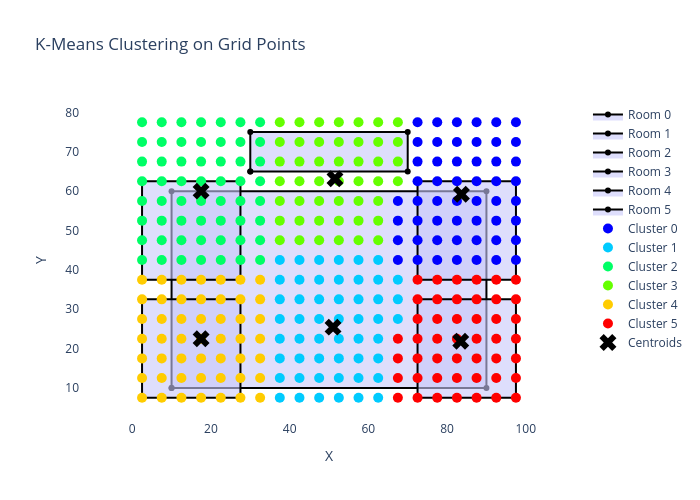

The notebook cell this image was saved under:
### Code cell
def get_thermal_color(value, vmin=0, vmax=1):
    """Convert a value to a thermal colormap color."""
    # Normalize value
    t = (value - vmin) / (vmax - vmin + 1e-10)
    t = max(0, min(1, t))
    
    # Simple thermal colormap (blue -> cyan -> yellow -> red)
    if t < 0.25:
        r, g, b = 0, int(255 * t * 4), 255
    elif t < 0.5:
        r, g, b = 0, 255, int(255 * (1 - (t - 0.25) * 4))
    elif t < 0.75:
        r, g, b = int(255 * (t - 0.5) * 4), 255, 0
    else:
        r, g, b = 255, int(255 * (1 - (t - 0.75) * 4)), 0
    
    return f'rgb({r},{g},{b})'

# Visualize K-Means results
colors = [get_thermal_color(label, 0, k-1) for label in km_labels]

fig = visualize_faces_2d(rooms, "K-Means Clustering on Grid Points")

# Add clustered points
for cluster_id in range(k):
    mask = km_labels == cluster_id
    cluster_points = grid_points[mask]
    color = get_thermal_color(cluster_id, 0, k-1)
    
    fig.add_trace(go.Scatter(
        x=cluster_points[:, 0],
        y=cluster_points[:, 1],
        mode='markers',
        marker=dict(size=10, color=color),
        name=f'Cluster {cluster_id}'
    ))

# Add centroids
fig.add_trace(go.Scatter(
    x=km_centroids[:, 0],
    y=km_centroids[:, 1],
    mode='markers',
    marker=dict(size=15, color='black', symbol='x'),
    name='Centroids'
))

fig.update_layout(showlegend=True)
fig.show()

### Figure 1 — Plotly figure (JSON) as saved in the notebook; plotly's stock layout.template omitted (floating-point values rounded to 4 significant figures)
{"data": [{"fill": "toself", "fillcolor": "rgba(200, 200, 250, 0.6)", "line": {"color": "black", "width": 2}, "name": "Room 0", "type": "scatter", "x": [10, 90, 90, 10, 10], "y": [10, 10, 60, 60, 10]}, {"fill": "toself", "fillcolor": "rgba(200, 200, 250, 0.6)", "line": {"color": "black", "width": 2}, "name": "Room 1", "type": "scatter", "x": [2.5, 27.5, 27.5, 2.5, 2.5], "y": [7.5, 7.5, 32.5, 32.5, 7.5]}, {"fill": "toself", "fillcolor": "rgba(200, 200, 250, 0.6)", "line": {"color": "black", "width": 2}, "name": "Room 2", "type": "scatter", "x": [2.5, 27.5, 27.5, 2.5, 2.5], "y": [37.5, 37.5, 62.5, 62.5, 37.5]}, {"fill": "toself", "fillcolor": "rgba(200, 200, 250, 0.6)", "line": {"color": "black", "width": 2}, "name": "Room 3", "type": "scatter", "x": [72.5, 97.5, 97.5, 72.5, 72.5], "y": [7.5, 7.5, 32.5, 32.5, 7.5]}, {"fill": "toself", "fillcolor": "rgba(200, 200, 250, 0.6)", "line": {"color": "black", "width": 2}, "name": "Room 4", "type": "scatter", "x": [72.5, 97.5, 97.5, 72.5, 72.5], "y": [37.5, 37.5, 62.5, 62.5, 37.5]}, {"fill": "toself", "fillcolor": "rgba(200, 200, 250, 0.6)", "line": {"color": "black", "width": 2}, "name": "Room 5", "type": "scatter", "x": [30, 70, 70, 30, 30], "y": [65, 65, 75, 75, 65]}, {"marker": {"color": "rgb(0,0,255)", "size": 10}, "mode": "markers", "name": "Cluster 0", "type": "scatter", "x": [67.5, 67.5, 67.5, 67.5, 72.5, 72.5, 72.5, 72.5, 72.5, 72.5, 72.5, 72.5, 77.5, 77.5, 77.5, 77.5, 77.5, 77.5, 77.5, 77.5, 82.5, 82.5, 82.5, 82.5, 82.5, 82.5, 82.5, 82.5, 87.5, 87.5, 87.5, 87.5, 87.5, 87.5, 87.5, 87.5, 92.5, 92.5, 92.5, 92.5, 92.5, 92.5, 92.5, 92.5, 97.5, 97.5, 97.5, 97.5, 97.5, 97.5, 97.5, 97.5], "y": [42.5, 47.5, 52.5, 57.5, 42.5, 47.5, 52.5, 57.5, 62.5, 67.5, 72.5, 77.5, 42.5, 47.5, 52.5, 57.5, 62.5, 67.5, 72.5, 77.5, 42.5, 47.5, 52.5, 57.5, 62.5, 67.5, 72.5, 77.5, 42.5, 47.5, 52.5, 57.5, 62.5, 67.5, 72.5, 77.5, 42.5, 47.5, 52.5, 57.5, 62.5, 67.5, 72.5, 77.5, 42.5, 47.5, 52.5, 57.5, 62.5, 67.5, 72.5, 77.5]}, {"marker": {"color": "rgb(0,203,255)", "size": 10}, "mode": "markers", "name": "Cluster 1", "type": "scatter", "x": [37.5, 37.5, 37.5, 37.5, 37.5, 37.5, 37.5, 37.5, 42.5, 42.5, 42.5, 42.5, 42.5, 42.5, 42.5, 42.5, 47.5, 47.5, 47.5, 47.5, 47.5, 47.5, 47.5, 47.5, 52.5, 52.5, 52.5, 52.5, 52.5, 52.5, 52.5, 52.5, 57.5, 57.5, 57.5, 57.5, 57.5, 57.5, 57.5, 57.5, 62.5, 62.5, 62.5, 62.5, 62.5, 62.5, 62.5, 62.5, 67.5, 67.5, 67.5], "y": [7.5, 12.5, 17.5, 22.5, 27.5, 32.5, 37.5, 42.5, 7.5, 12.5, 17.5, 22.5, 27.5, 32.5, 37.5, 42.5, 7.5, 12.5, 17.5, 22.5, 27.5, 32.5, 37.5, 42.5, 7.5, 12.5, 17.5, 22.5, 27.5, 32.5, 37.5, 42.5, 7.5, 12.5, 17.5, 22.5, 27.5, 32.5, 37.5, 42.5, 7.5, 12.5, 17.5, 22.5, 27.5, 32.5, 37.5, 42.5, 27.5, 32.5, 37.5]}, {"marker": {"color": "rgb(0,255,102)", "size": 10}, "mode": "markers", "name": "Cluster 2", "type": "scatter", "x": [2.5, 2.5, 2.5, 2.5, 2.5, 2.5, 2.5, 2.5, 7.5, 7.5, 7.5, 7.5, 7.5, 7.5, 7.5, 7.5, 12.5, 12.5, 12.5, 12.5, 12.5, 12.5, 12.5, 12.5, 17.5, 17.5, 17.5, 17.5, 17.5, 17.5, 17.5, 17.5, 22.5, 22.5, 22.5, 22.5, 22.5, 22.5, 22.5, 22.5, 27.5, 27.5, 27.5, 27.5, 27.5, 27.5, 27.5, 27.5, 32.5, 32.5, 32.5, 32.5, 32.5, 32.5, 32.5, 32.5], "y": [42.5, 47.5, 52.5, 57.5, 62.5, 67.5, 72.5, 77.5, 42.5, 47.5, 52.5, 57.5, 62.5, 67.5, 72.5, 77.5, 42.5, 47.5, 52.5, 57.5, 62.5, 67.5, 72.5, 77.5, 42.5, 47.5, 52.5, 57.5, 62.5, 67.5, 72.5, 77.5, 42.5, 47.5, 52.5, 57.5, 62.5, 67.5, 72.5, 77.5, 42.5, 47.5, 52.5, 57.5, 62.5, 67.5, 72.5, 77.5, 42.5, 47.5, 52.5, 57.5, 62.5, 67.5, 72.5, 77.5]}, {"marker": {"color": "rgb(101,255,0)", "size": 10}, "mode": "markers", "name": "Cluster 3", "type": "scatter", "x": [37.5, 37.5, 37.5, 37.5, 37.5, 37.5, 37.5, 42.5, 42.5, 42.5, 42.5, 42.5, 42.5, 42.5, 47.5, 47.5, 47.5, 47.5, 47.5, 47.5, 47.5, 52.5, 52.5, 52.5, 52.5, 52.5, 52.5, 52.5, 57.5, 57.5, 57.5, 57.5, 57.5, 57.5, 57.5, 62.5, 62.5, 62.5, 62.5, 62.5, 62.5, 62.5, 67.5, 67.5, 67.5, 67.5], "y": [47.5, 52.5, 57.5, 62.5, 67.5, 72.5, 77.5, 47.5, 52.5, 57.5, 62.5, 67.5, 72.5, 77.5, 47.5, 52.5, 57.5, 62.5, 67.5, 72.5, 77.5, 47.5, 52.5, 57.5, 62.5, 67.5, 72.5, 77.5, 47.5, 52.5, 57.5, 62.5, 67.5, 72.5, 77.5, 47.5, 52.5, 57.5, 62.5, 67.5, 72.5, 77.5, 62.5, 67.5, 72.5, 77.5]}, {"marker": {"color": "rgb(255,204,0)", "size": 10}, "mode": "markers", "name": "Cluster 4", "type": "scatter", "x": [2.5, 2.5, 2.5, 2.5, 2.5, 2.5, 2.5, 7.5, 7.5, 7.5, 7.5, 7.5, 7.5, 7.5, 12.5, 12.5, 12.5, 12.5, 12.5, 12.5, 12.5, 17.5, 17.5, 17.5, 17.5, 17.5, 17.5, 17.5, 22.5, 22.5, 22.5, 22.5, 22.5, 22.5, 22.5, 27.5, 27.5, 27.5, 27.5, 27.5, 27.5, 27.5, 32.5, 32.5, 32.5, 32.5, 32.5, 32.5, 32.5], "y": [7.5, 12.5, 17.5, 22.5, 27.5, 32.5, 37.5, 7.5, 12.5, 17.5, 22.5, 27.5, 32.5, 37.5, 7.5, 12.5, 17.5, 22.5, 27.5, 32.5, 37.5, 7.5, 12.5, 17.5, 22.5, 27.5, 32.5, 37.5, 7.5, 12.5, 17.5, 22.5, 27.5, 32.5, 37.5, 7.5, 12.5, 17.5, 22.5, 27.5, 32.5, 37.5, 7.5, 12.5, 17.5, 22.5, 27.5, 32.5, 37.5]}, {"marker": {"color": "rgb(255,0,0)", "size": 10}, "mode": "markers", "name": "Cluster 5", "type": "scatter", "x": [67.5, 67.5, 67.5, 67.5, 72.5, 72.5, 72.5, 72.5, 72.5, 72.5, 72.5, 77.5, 77.5, 77.5, 77.5, 77.5, 77.5, 77.5, 82.5, 82.5, 82.5, 82.5, 82.5, 82.5, 82.5, 87.5, 87.5, 87.5, 87.5, 87.5, 87.5, 87.5, 92.5, 92.5, 92.5, 92.5, 92.5, 92.5, 92.5, 97.5, 97.5, 97.5, 97.5, 97.5, 97.5, 97.5], "y": [7.5, 12.5, 17.5, 22.5, 7.5, 12.5, 17.5, 22.5, 27.5, 32.5, 37.5, 7.5, 12.5, 17.5, 22.5, 27.5, 32.5, 37.5, 7.5, 12.5, 17.5, 22.5, 27.5, 32.5, 37.5, 7.5, 12.5, 17.5, 22.5, 27.5, 32.5, 37.5, 7.5, 12.5, 17.5, 22.5, 27.5, 32.5, 37.5, 7.5, 12.5, 17.5, 22.5, 27.5, 32.5, 37.5]}, {"marker": {"color": "black", "size": 15, "symbol": "x"}, "mode": "markers", "name": "Centroids", "type": "scatter", "x": [83.65, 51.03, 17.5, 51.52, 17.5, 83.48], "y": [59.23, 25.44, 60.0, 63.15, 22.5, 21.85]}], "layout": {"height": 500, "plot_bgcolor": "white", "showlegend": true, "title": {"text": "K-Means Clustering on Grid Points"}, "width": 700, "xaxis": {"title": {"text": "X"}}, "yaxis": {"scaleanchor": "x", "title": {"text": "Y"}}}}
